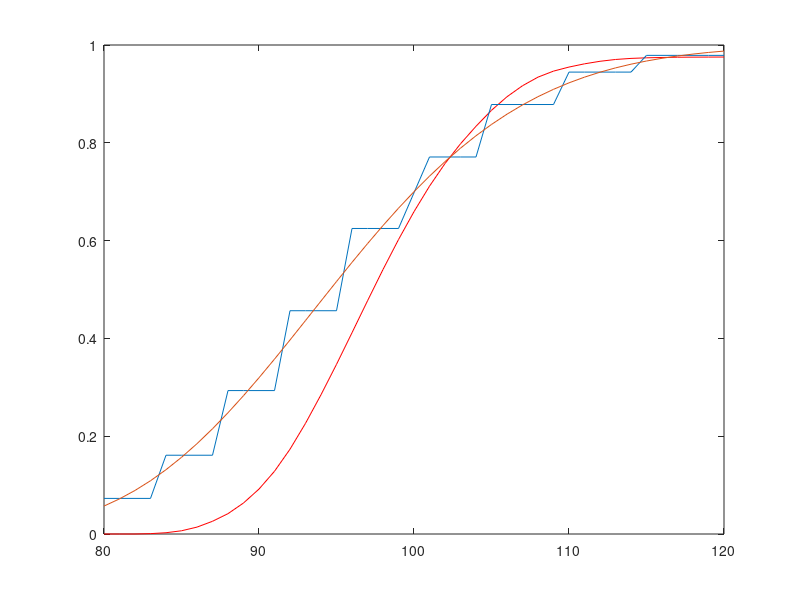

The MATLAB source for this figure:
clc;clf;
Underlying=80:120;
Underlying=Underlying';
Asian=[0
0

     0

   7.4905e-04

    	    0.0026

    0.0066

    0.0141

    0.0260

    0.0416

    0.0634

    0.0919

    0.1283

    0.1734

    0.2263

    0.2848

    0.3469

    0.4116

    0.4768

0.5409
    0.6021

    0.6592

    0.7113

    0.7576

    0.7980

0.8338

    0.8665

    0.8942

    0.9167

    0.9343

    0.9466

    0.9549
    0.9615

    0.9667

    0.9704

    0.9726

    0.9738

    0.9745

    0.9750

    0.9752

    0.9753

    0.9754];

plot(Underlying,Asian,'r')
hold on
European=[0.0728
        0.0728

    0.0728

    0.0728

    0.1611

    0.1611

0.1611
0.1611
    0.2933

    0.2933

    0.2933

    0.2933

    0.4566

    0.4566

    0.4566

0.4566
0.6248
    0.6248

    0.6248

    0.6248

    0.6979

    0.7710

    0.7710

    0.7710

    0.7710

    0.8783

    0.8783

    0.8783

    0.8783

    0.8783

0.9446
    0.9446

    0.9446

    0.9446

    0.9446

    0.9788

    0.9788

    0.9788

    0.9788

    0.9788

    0.9788];


































plot(Underlying,European)

hold on

bls= blsdelta( Underlying , 100 , 0.1 , 0.5 ,0.15 );

plot(Underlying,bls)
%saveas(gcf,'ggg.png')